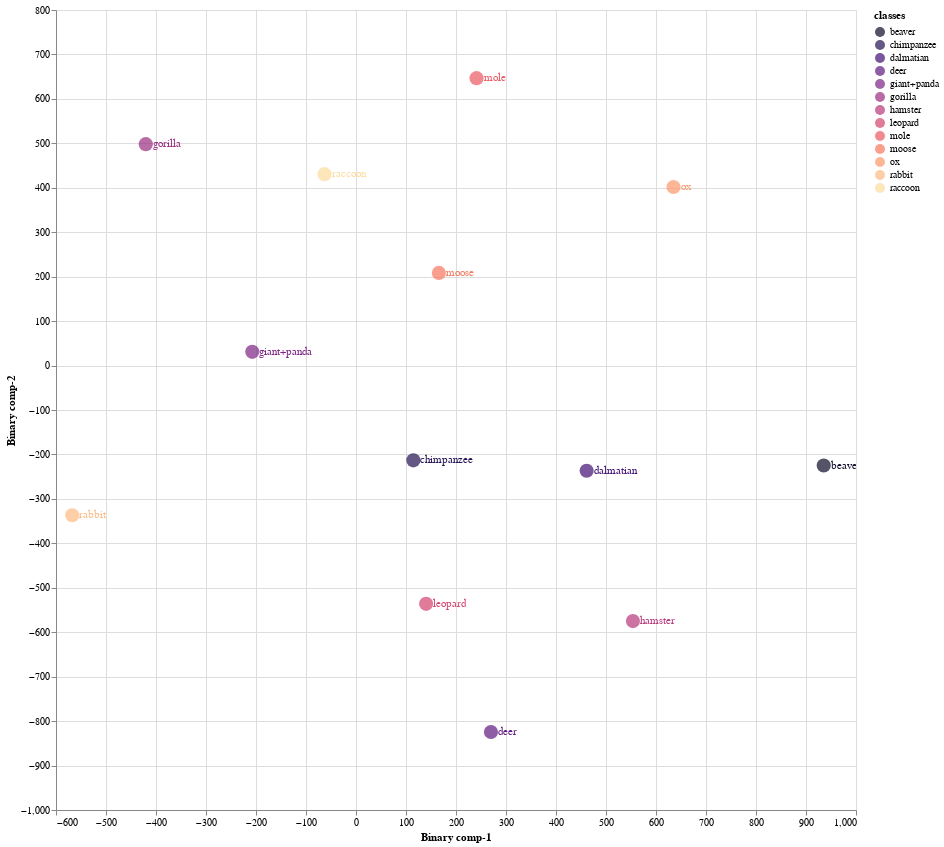
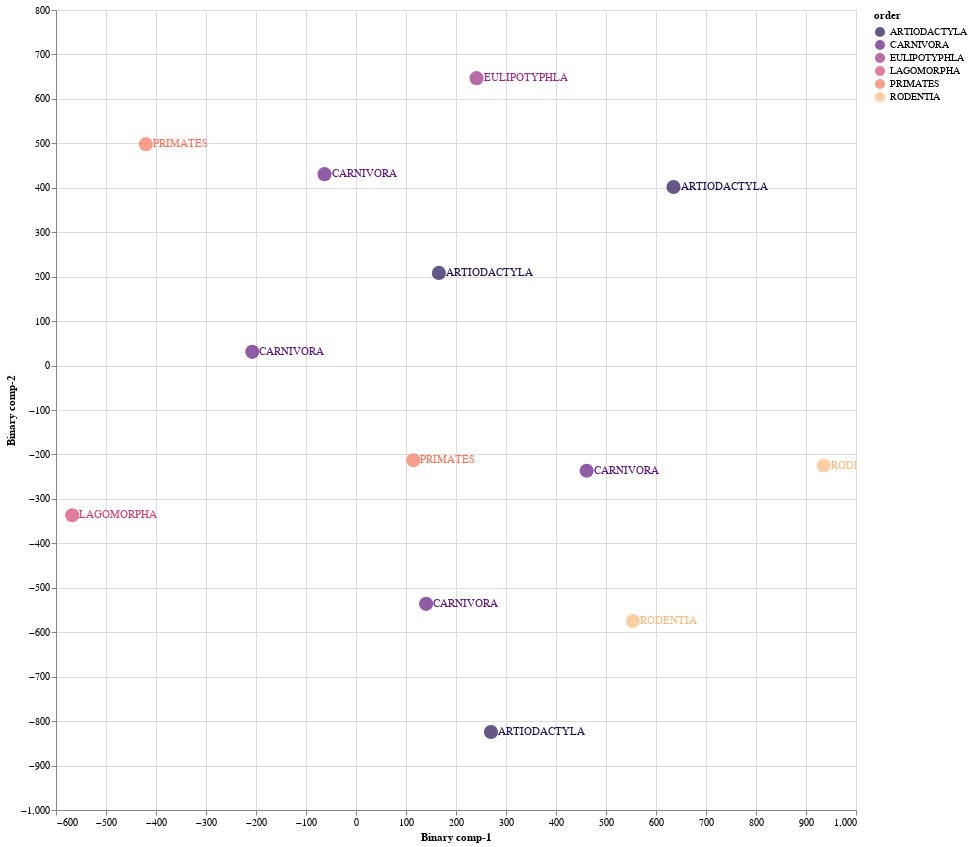

These figures' notebook cell, in order:
### Markdown cell above
### 8.1 Train Validation Split 01

### Code cell
Train01 = CZSL(mode = "Train", 
               split = 1, 
               DNN = ProjectionNetwork1, 
               epochs = 20, 
               bs = 16, 
               numunits = 1024, 
               lr = 0.1, 
               optimiser = nn.Sigmoid(), 
               dropout = 0.2, 
               mom = 0, 
               wd = 0,  
               device = 'cuda', 
               checkpoint = CP1, 
               pred_type = 'Probabilistic', 
               dist_type = 'cosine')

#mode
#1. "Train" - Use Train Val split
#2. "Test" - For Unseen Test Data

#split
# 1 -Train/Val Split 1
# 2 -Train/Val Split 2
# 3 -Train/Val Split 3

#pred_type
#1. "Probabilistic" - continous real numbers giving probability for prdiction to be 1
#2. "Deterministic" - 1 or 0 prediction values

#dist_type
#1. euclidean
#2. cosine
#3. hamming
#4. jaccard

### Figure 1 — Vega-Lite specification as saved in the notebook (floating-point values rounded to 4 significant figures)
{"config": {"view": {"continuousWidth": 400, "continuousHeight": 300}}, "layer": [{"mark": {"type": "circle", "size": 200}, "encoding": {"color": {"field": "classes", "scale": {"scheme": "Magma"}, "type": "nominal"}, "x": {"field": "Binary comp-1", "type": "quantitative"}, "y": {"field": "Binary comp-2", "type": "quantitative"}}, "height": 800, "selection": {"selector001": {"type": "interval", "bind": "scales", "encodings": ["x", "y"]}}, "width": 800}, {"mark": {"type": "text", "align": "left", "baseline": "middle", "dx": 7}, "encoding": {"color": {"field": "classes", "scale": {"scheme": "Magma"}, "type": "nominal"}, "text": {"field": "classes", "type": "nominal"}, "x": {"field": "Binary comp-1", "type": "quantitative"}, "y": {"field": "Binary comp-2", "type": "quantitative"}}, "height": 800, "width": 800}], "data": {"name": "data-536513040e3e1fa51b7aa4f589c28f59"}, "$schema": "https://vega.github.io/schema/vega-lite/v4.17.0.json", "datasets": {"data-536513040e3e1fa51b7aa4f589c28f59": [{"Binary comp-1": 935.4, "Binary comp-2": -225.0, "classes": "beaver", "sciName": "Aplodontia_rufa", "animal_label": 4, "animal_class": "beaver", "mainCommonName": "Mountain Beaver", "otherCommonNames": "Boomer|Sewellel|Point Arena Mountain Beaver|Point Reyes Mountain Beaver", "class": "Mammalia", "infraclass": "Placentalia", "magnorder": "Boreoeutheria", "superorder": "Euarchontoglires", "order": "RODENTIA", "suborder": "SCIUROMORPHA", "infraorder": null, "parvorder": null, "superfamily": null, "family": "APLODONTIIDAE", "subfamily": null, "tribe": null, "genus": "Aplodontia"}, {"Binary comp-1": 461.3, "Binary comp-2": -236.8, "classes": "dalmatian", "sciName": "Canis_familiaris", "animal_label": 5, "animal_class": "dalmatian", "mainCommonName": "Domestic Dog", "otherCommonNames": "Dog|Dingo|Feral Dog|New Guinea Singing Dog|Village Dog", "class": "Mammalia", "infraclass": "Placentalia", "magnorder": "Boreoeutheria", "superorder": "Laurasiatheria", "order": "CARNIVORA", "suborder": "CANIFORMIA", "infraorder": "CANOIDEA", "parvorder": null, "superfamily": null, "family": "CANIDAE", "subfamily": null, "tribe": null, "genus": "Canis"}, {"Binary comp-1": 241.1, "Binary comp-2": 646.7, "classes": "mole", "sciName": "Talpa_altaica", "animal_label": 12, "animal_class": "mole", "mainCommonName": "Altai Mole", "otherCommonNames": "Siberian Mole", "class": "Mammalia", "infraclass": "Placentalia", "magnorder": "Boreoeutheria", "superorder": "Laurasiatheria", "order": "EULIPOTYPHLA", "suborder": null, "infraorder": null, "parvorder": null, "superfamily": null, "family": "TALPIDAE", "subfamily": "TALPINAE", "tribe": "TALPINI", "genus": "Talpa"}, {"Binary comp-1": 140.2, "Binary comp-2": -536.2, "classes": "leopard", "sciName": "Panthera_pardus", "animal_label": 15, "animal_class": "leopard", "mainCommonName": "Leopard", "otherCommonNames": "Panther", "class": "Mammalia", "infraclass": "Placentalia", "magnorder": "Boreoeutheria", "superorder": "Laurasiatheria", "order": "CARNIVORA", "suborder": "FELIFORMIA", "infraorder": "FELOIDEA", "parvorder": null, "superfamily": null, "family": "FELIDAE", "subfamily": "PANTHERINAE", "tribe": null, "genus": "Panthera"}, {"Binary comp-1": 165.8, "Binary comp-2": 208.4, "classes": "moose", "sciName": "Alces_alces", "animal_label": 16, "animal_class": "moose", "mainCommonName": "Moose", "otherCommonNames": "Elk|Eurasian Elk|Caucasian Moose", "class": "Mammalia", "infraclass": "Placentalia", "magnorder": "Boreoeutheria", "superorder": "Laurasiatheria", "order": "ARTIODACTYLA", "suborder": "RUMINANTIA", "infraorder": "PECORA", "parvorder": null, "superfamily": null, "family": "CERVIDAE", "subfamily": "CAPREOLINAE", "tribe": "ALCEINI", "genus": "Alces"}, {"Binary comp-1": -420.4, "Binary comp-2": 498.1, "classes": "gorilla", "sciName": "Gorilla_gorilla", "animal_label": 20, "animal_class": "gorilla", "mainCommonName": "Western Gorilla", "otherCommonNames": "Lowland Gorilla|Cross River Gorilla|Western Lowland Gorilla", "class": "Mammalia", "infraclass": "Placentalia", "magnorder": "Boreoeutheria", "superorder": "Euarchontoglires", "order": "PRIMATES", "suborder": "HAPLORHINI", "infraorder": "SIMIIFORMES", "parvorder": "CATARRHINI", "superfamily": "HOMINOIDEA", "family": "HOMINIDAE", "subfamily": "HOMININAE", "tribe": null, "genus": "Gorilla"}, {"Binary comp-1": 635.0, "Binary comp-2": 401.7, "classes": "ox", "sciName": "Bos_sauveli", "animal_label": 21, "animal_class": "ox", "mainCommonName": "Kouprey", "otherCommonNames": "Gray Ox|Indochinese Forest Ox", "class": "Mammalia", "infraclass": "Placentalia", "magnorder": "Boreoeutheria", "superorder": "Laurasiatheria", "order": "ARTIODACTYLA", "suborder": "RUMINANTIA", "infraorder": "PECORA", "parvorder": null, "superfamily": null, "family": "BOVIDAE", "subfamily": "BOVINAE", "tribe": "BOVINI", "genus": "Bos"}, {"Binary comp-1": 114.7, "Binary comp-2": -213.3, "classes": "chimpanzee", "sciName": "Pan_troglodytes", "animal_label": 25, "animal_class": "chimpanzee", "mainCommonName": "Chimpanzee", "otherCommonNames": "Chimpanzee|Common Chimpanzee|Robust Chimpanzee|Central Chimpanzee|Eastern Chimpanzee|Nigeria-Cameroon Chimpanzee|Western Chimpanzee", "class": "Mammalia", "infraclass": "Placentalia", "magnorder": "Boreoeutheria", "superorder": "Euarchontoglires", "order": "PRIMATES", "suborder": "HAPLORHINI", "infraorder": "SIMIIFORMES", "parvorder": "CATARRHINI", "superfamily": "HOMINOIDEA", "family": "HOMINIDAE", "subfamily": "HOMININAE", "tribe": null, "genus": "Pan"}, {"Binary comp-1": 553.9, "Binary comp-2": -574.9, "classes": "hamster", "sciName": "Mesocricetus_brandti", "animal_label": 26, "animal_class": "hamster", "mainCommonName": "Brandt's Hamster", "otherCommonNames": "Turkish Hamster", "class": "Mammalia", "infraclass": "Placentalia", "magnorder": "Boreoeutheria", "superorder": "Euarchontoglires", "order": "RODENTIA", "suborder": "SUPRAMYOMORPHA", "infraorder": "MYOMORPHI", "parvorder": null, "superfamily": "MUROIDEA", "family": "CRICETIDAE", "subfamily": "CRICETINAE", "tribe": null, "genus": "Mesocricetus"}, {"Binary comp-1": -567.6, "Binary comp-2": -336.7, "classes": "rabbit", "sciName": "Pentalagus_furnessi", "animal_label": 29, "animal_class": "rabbit", "mainCommonName": "Amami Rabbit", "otherCommonNames": "Ryukyu Rabbit", "class": "Mammalia", "infraclass": "Placentalia", "magnorder": "Boreoeutheria", "superorder": "Euarchontoglires", "order": "LAGOMORPHA", "suborder": null, "infraorder": null, "parvorder": null, "superfamily": null, "family": "LEPORIDAE", "subfamily": null, "tribe": null, "genus": "Pentalagus"}, {"Binary comp-1": -207.5, "Binary comp-2": 30.9, "classes": "giant+panda", "sciName": "Ailuropoda_melanoleuca", "animal_label": 39, "animal_class": "giant+panda", "mainCommonName": "Giant Panda", "otherCommonNames": "Da Xiong Mao", "class": "Mammalia", "infraclass": "Placentalia", "magnorder": "Boreoeutheria", "superorder": "Laurasiatheria", "order": "CARNIVORA", "suborder": "CANIFORMIA", "infraorder": "ARCTOIDEA", "parvorder": null, "superfamily": "URSOIDEA", "family": "URSIDAE", "subfamily": "AILUROPODINAE", "tribe": null, "genus": "Ailuropoda"}, {"Binary comp-1": 269.9, "Binary comp-2": -824.4, "classes": "deer", "sciName": "Hydropotes_inermis", "animal_label": 40, "animal_class": "deer", "mainCommonName": "Chinese Water Deer", "otherCommonNames": null, "class": "Mammalia", "infraclass": "Placentalia", "magnorder": "Boreoeutheria", "superorder": "Laurasiatheria", "order": "ARTIODACTYLA", "suborder": "RUMINANTIA", "infraorder": "PECORA", "parvorder": null, "superfamily": null, "family": "CERVIDAE", "subfamily": "CAPREOLINAE", "tribe": "CAPREOLINI", "genus": "Hydropotes"}, {"Binary comp-1": -62.95, "Binary comp-2": 430.7, "classes": "raccoon", "sciName": "Procyon_lotor", "animal_label": 48, "animal_class": "raccoon", "mainCommonName": "Northern Raccoon", "otherCommonNames": "Common Raccoon", "class": "Mammalia", "infraclass": "Placentalia", "magnorder": "Boreoeutheria", "superorder": "Laurasiatheria", "order": "CARNIVORA", "suborder": "CANIFORMIA", "infraorder": "ARCTOIDEA", "parvorder": null, "superfamily": "MUSTELOIDEA", "family": "PROCYONIDAE", "subfamily": null, "tribe": null, "genus": "Procyon"}]}}

### Figure 2 — Vega-Lite specification as saved in the notebook (floating-point values rounded to 4 significant figures)
{"config": {"view": {"continuousWidth": 400, "continuousHeight": 300}}, "layer": [{"mark": {"type": "circle", "size": 200}, "encoding": {"color": {"field": "order", "scale": {"scheme": "Magma"}, "type": "nominal"}, "x": {"field": "Binary comp-1", "type": "quantitative"}, "y": {"field": "Binary comp-2", "type": "quantitative"}}, "height": 800, "selection": {"selector002": {"type": "interval", "bind": "scales", "encodings": ["x", "y"]}}, "width": 800}, {"mark": {"type": "text", "align": "left", "baseline": "middle", "dx": 7}, "encoding": {"color": {"field": "order", "scale": {"scheme": "Magma"}, "type": "nominal"}, "text": {"field": "order", "type": "nominal"}, "x": {"field": "Binary comp-1", "type": "quantitative"}, "y": {"field": "Binary comp-2", "type": "quantitative"}}, "height": 800, "width": 800}], "data": {"name": "data-536513040e3e1fa51b7aa4f589c28f59"}, "$schema": "https://vega.github.io/schema/vega-lite/v4.17.0.json", "datasets": {"data-536513040e3e1fa51b7aa4f589c28f59": [{"Binary comp-1": 935.4, "Binary comp-2": -225.0, "classes": "beaver", "sciName": "Aplodontia_rufa", "animal_label": 4, "animal_class": "beaver", "mainCommonName": "Mountain Beaver", "otherCommonNames": "Boomer|Sewellel|Point Arena Mountain Beaver|Point Reyes Mountain Beaver", "class": "Mammalia", "infraclass": "Placentalia", "magnorder": "Boreoeutheria", "superorder": "Euarchontoglires", "order": "RODENTIA", "suborder": "SCIUROMORPHA", "infraorder": null, "parvorder": null, "superfamily": null, "family": "APLODONTIIDAE", "subfamily": null, "tribe": null, "genus": "Aplodontia"}, {"Binary comp-1": 461.3, "Binary comp-2": -236.8, "classes": "dalmatian", "sciName": "Canis_familiaris", "animal_label": 5, "animal_class": "dalmatian", "mainCommonName": "Domestic Dog", "otherCommonNames": "Dog|Dingo|Feral Dog|New Guinea Singing Dog|Village Dog", "class": "Mammalia", "infraclass": "Placentalia", "magnorder": "Boreoeutheria", "superorder": "Laurasiatheria", "order": "CARNIVORA", "suborder": "CANIFORMIA", "infraorder": "CANOIDEA", "parvorder": null, "superfamily": null, "family": "CANIDAE", "subfamily": null, "tribe": null, "genus": "Canis"}, {"Binary comp-1": 241.1, "Binary comp-2": 646.7, "classes": "mole", "sciName": "Talpa_altaica", "animal_label": 12, "animal_class": "mole", "mainCommonName": "Altai Mole", "otherCommonNames": "Siberian Mole", "class": "Mammalia", "infraclass": "Placentalia", "magnorder": "Boreoeutheria", "superorder": "Laurasiatheria", "order": "EULIPOTYPHLA", "suborder": null, "infraorder": null, "parvorder": null, "superfamily": null, "family": "TALPIDAE", "subfamily": "TALPINAE", "tribe": "TALPINI", "genus": "Talpa"}, {"Binary comp-1": 140.2, "Binary comp-2": -536.2, "classes": "leopard", "sciName": "Panthera_pardus", "animal_label": 15, "animal_class": "leopard", "mainCommonName": "Leopard", "otherCommonNames": "Panther", "class": "Mammalia", "infraclass": "Placentalia", "magnorder": "Boreoeutheria", "superorder": "Laurasiatheria", "order": "CARNIVORA", "suborder": "FELIFORMIA", "infraorder": "FELOIDEA", "parvorder": null, "superfamily": null, "family": "FELIDAE", "subfamily": "PANTHERINAE", "tribe": null, "genus": "Panthera"}, {"Binary comp-1": 165.8, "Binary comp-2": 208.4, "classes": "moose", "sciName": "Alces_alces", "animal_label": 16, "animal_class": "moose", "mainCommonName": "Moose", "otherCommonNames": "Elk|Eurasian Elk|Caucasian Moose", "class": "Mammalia", "infraclass": "Placentalia", "magnorder": "Boreoeutheria", "superorder": "Laurasiatheria", "order": "ARTIODACTYLA", "suborder": "RUMINANTIA", "infraorder": "PECORA", "parvorder": null, "superfamily": null, "family": "CERVIDAE", "subfamily": "CAPREOLINAE", "tribe": "ALCEINI", "genus": "Alces"}, {"Binary comp-1": -420.4, "Binary comp-2": 498.1, "classes": "gorilla", "sciName": "Gorilla_gorilla", "animal_label": 20, "animal_class": "gorilla", "mainCommonName": "Western Gorilla", "otherCommonNames": "Lowland Gorilla|Cross River Gorilla|Western Lowland Gorilla", "class": "Mammalia", "infraclass": "Placentalia", "magnorder": "Boreoeutheria", "superorder": "Euarchontoglires", "order": "PRIMATES", "suborder": "HAPLORHINI", "infraorder": "SIMIIFORMES", "parvorder": "CATARRHINI", "superfamily": "HOMINOIDEA", "family": "HOMINIDAE", "subfamily": "HOMININAE", "tribe": null, "genus": "Gorilla"}, {"Binary comp-1": 635.0, "Binary comp-2": 401.7, "classes": "ox", "sciName": "Bos_sauveli", "animal_label": 21, "animal_class": "ox", "mainCommonName": "Kouprey", "otherCommonNames": "Gray Ox|Indochinese Forest Ox", "class": "Mammalia", "infraclass": "Placentalia", "magnorder": "Boreoeutheria", "superorder": "Laurasiatheria", "order": "ARTIODACTYLA", "suborder": "RUMINANTIA", "infraorder": "PECORA", "parvorder": null, "superfamily": null, "family": "BOVIDAE", "subfamily": "BOVINAE", "tribe": "BOVINI", "genus": "Bos"}, {"Binary comp-1": 114.7, "Binary comp-2": -213.3, "classes": "chimpanzee", "sciName": "Pan_troglodytes", "animal_label": 25, "animal_class": "chimpanzee", "mainCommonName": "Chimpanzee", "otherCommonNames": "Chimpanzee|Common Chimpanzee|Robust Chimpanzee|Central Chimpanzee|Eastern Chimpanzee|Nigeria-Cameroon Chimpanzee|Western Chimpanzee", "class": "Mammalia", "infraclass": "Placentalia", "magnorder": "Boreoeutheria", "superorder": "Euarchontoglires", "order": "PRIMATES", "suborder": "HAPLORHINI", "infraorder": "SIMIIFORMES", "parvorder": "CATARRHINI", "superfamily": "HOMINOIDEA", "family": "HOMINIDAE", "subfamily": "HOMININAE", "tribe": null, "genus": "Pan"}, {"Binary comp-1": 553.9, "Binary comp-2": -574.9, "classes": "hamster", "sciName": "Mesocricetus_brandti", "animal_label": 26, "animal_class": "hamster", "mainCommonName": "Brandt's Hamster", "otherCommonNames": "Turkish Hamster", "class": "Mammalia", "infraclass": "Placentalia", "magnorder": "Boreoeutheria", "superorder": "Euarchontoglires", "order": "RODENTIA", "suborder": "SUPRAMYOMORPHA", "infraorder": "MYOMORPHI", "parvorder": null, "superfamily": "MUROIDEA", "family": "CRICETIDAE", "subfamily": "CRICETINAE", "tribe": null, "genus": "Mesocricetus"}, {"Binary comp-1": -567.6, "Binary comp-2": -336.7, "classes": "rabbit", "sciName": "Pentalagus_furnessi", "animal_label": 29, "animal_class": "rabbit", "mainCommonName": "Amami Rabbit", "otherCommonNames": "Ryukyu Rabbit", "class": "Mammalia", "infraclass": "Placentalia", "magnorder": "Boreoeutheria", "superorder": "Euarchontoglires", "order": "LAGOMORPHA", "suborder": null, "infraorder": null, "parvorder": null, "superfamily": null, "family": "LEPORIDAE", "subfamily": null, "tribe": null, "genus": "Pentalagus"}, {"Binary comp-1": -207.5, "Binary comp-2": 30.9, "classes": "giant+panda", "sciName": "Ailuropoda_melanoleuca", "animal_label": 39, "animal_class": "giant+panda", "mainCommonName": "Giant Panda", "otherCommonNames": "Da Xiong Mao", "class": "Mammalia", "infraclass": "Placentalia", "magnorder": "Boreoeutheria", "superorder": "Laurasiatheria", "order": "CARNIVORA", "suborder": "CANIFORMIA", "infraorder": "ARCTOIDEA", "parvorder": null, "superfamily": "URSOIDEA", "family": "URSIDAE", "subfamily": "AILUROPODINAE", "tribe": null, "genus": "Ailuropoda"}, {"Binary comp-1": 269.9, "Binary comp-2": -824.4, "classes": "deer", "sciName": "Hydropotes_inermis", "animal_label": 40, "animal_class": "deer", "mainCommonName": "Chinese Water Deer", "otherCommonNames": null, "class": "Mammalia", "infraclass": "Placentalia", "magnorder": "Boreoeutheria", "superorder": "Laurasiatheria", "order": "ARTIODACTYLA", "suborder": "RUMINANTIA", "infraorder": "PECORA", "parvorder": null, "superfamily": null, "family": "CERVIDAE", "subfamily": "CAPREOLINAE", "tribe": "CAPREOLINI", "genus": "Hydropotes"}, {"Binary comp-1": -62.95, "Binary comp-2": 430.7, "classes": "raccoon", "sciName": "Procyon_lotor", "animal_label": 48, "animal_class": "raccoon", "mainCommonName": "Northern Raccoon", "otherCommonNames": "Common Raccoon", "class": "Mammalia", "infraclass": "Placentalia", "magnorder": "Boreoeutheria", "superorder": "Laurasiatheria", "order": "CARNIVORA", "suborder": "CANIFORMIA", "infraorder": "ARCTOIDEA", "parvorder": null, "superfamily": "MUSTELOIDEA", "family": "PROCYONIDAE", "subfamily": null, "tribe": null, "genus": "Procyon"}]}}
